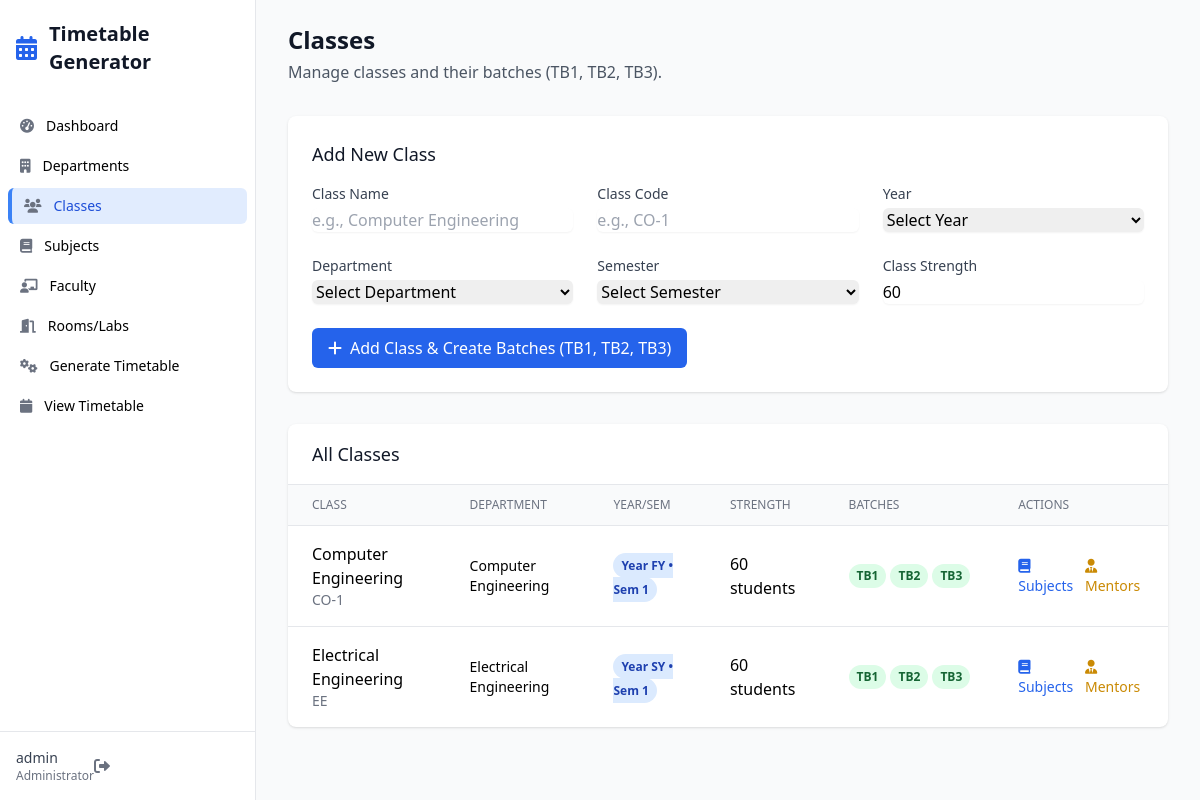
Page /classes (signed in) on the committed database.
### app.py (models this page shows, shortened)
class User(UserMixin, db.Model):
    id = db.Column(db.Integer, primary_key=True)
    username = db.Column(db.String(80), unique=True, nullable=False)
    email = db.Column(db.String(120), unique=True, nullable=False)
    password_hash = db.Column(db.String(200))
    is_admin = db.Column(db.Boolean, default=False)
    created_at = db.Column(db.DateTime, default=datetime.utcnow)

class Class(db.Model):
    id = db.Column(db.Integer, primary_key=True)
    name = db.Column(db.String(50), nullable=False)
    code = db.Column(db.String(20), unique=True, nullable=False)
    year = db.Column(db.String(10), nullable=False)  # FY, SY, TY
    department_id = db.Column(db.Integer, db.ForeignKey('department.id'), nullable=False)
    semester = db.Column(db.Integer, nullable=False)
    strength = db.Column(db.Integer, default=60)
    created_at = db.Column(db.DateTime, default=datetime.utcnow)
    subjects = db.relationship('ClassSubject', backref='class_ref', lazy=True)
    batches = db.relationship('Batch', backref='class_ref', lazy=True)
    timetable = db.relationship('Timetable', backref='class_ref', lazy=True)

class Department(db.Model):
    id = db.Column(db.Integer, primary_key=True)
    code = db.Column(db.String(10), unique=True, nullable=False)
    name = db.Column(db.String(100), nullable=False)
    description = db.Column(db.Text)
    created_at = db.Column(db.DateTime, default=datetime.utcnow)
    classes = db.relationship('Class', backref='department', lazy=True)
    faculty = db.relationship('Faculty', backref='department', lazy=True)

class Batch(db.Model):
    id = db.Column(db.Integer, primary_key=True)
    name = db.Column(db.String(10), nullable=False)  # TB1, TB2, TB3
    code = db.Column(db.String(30), unique=True, nullable=False)
    class_id = db.Column(db.Integer, db.ForeignKey('class.id'), nullable=False)
    mentor_id = db.Column(db.Integer, db.ForeignKey('faculty.id'))
    created_at = db.Column(db.DateTime, default=datetime.utcnow)
    practical_slots = db.relationship('PracticalSlot', backref='batch', lazy=True)

### app.py (the view)
@app.route('/classes')
@login_required
def manage_classes():
    classes = Class.query.all()
    departments = Department.query.all()
    semesters = list(range(1, 7))
    return render_template('classes.html', classes=classes, departments=departments, semesters=semesters)

### app.py (called while the page is built)
@login_manager.user_loader
def load_user(user_id):
    return db.session.get(User, int(user_id))

### templates/classes.html (shortened to what this page needs)
{% extends "base.html" %}
{% block content %}
<div class="mb-8">
    <h2 class="text-2xl font-bold text-gray-900">Classes</h2>
    <p class="mt-1 text-gray-600">Manage classes and their batches (TB1, TB2, TB3).</p>
</div>
<div class="bg-white rounded-lg shadow p-6 mb-8">
    <h3 class="text-lg font-medium text-gray-900 mb-4">Add New Class</h3>
    <form method="POST" action="{{ url_for('add_class') }}">
        <div class="grid grid-cols-1 md:grid-cols-2 lg:grid-cols-3 gap-6">
            <div>
                <label for="name" class="block text-sm font-medium text-gray-700">Class Name</label>
                <input type="text" id="name" name="name" required
                       class="mt-1 block w-full rounded-md border-gray-300 shadow-sm focus:border-primary-500 focus:ring-primary-500"
                       placeholder="e.g., Computer Engineering">
            </div>
            <div>
                <label for="code" class="block text-sm font-medium text-gray-700">Class Code</label>
                <input type="text" id="code" name="code" required
                       class="mt-1 block w-full rounded-md border-gray-300 shadow-sm focus:border-primary-500 focus:ring-primary-500"
                       placeholder="e.g., CO-1">
            </div>
            <div>
                <label for="year" class="block text-sm font-medium text-gray-700">Year</label>
                <select id="year" name="year" required
                        class="mt-1 block w-full rounded-md border-gray-300 shadow-sm focus:border-primary-500 focus:ring-primary-500">
                    <option value="">Select Year</option>
                </select>
            </div>
            <div>
                <label for="department_id" class="block text-sm font-medium text-gray-700">Department</label>
                <select id="department_id" name="department_id" required
                        class="mt-1 block w-full rounded-md border-gray-300 shadow-sm focus:border-primary-500 focus:ring-primary-500">
                    <option value="">Select Department</option>
                </select>
            </div>
            <div>
                <label for="semester" class="block text-sm font-medium text-gray-700">Semester</label>
                <select id="semester" name="semester" required
                        class="mt-1 block w-full rounded-md border-gray-300 shadow-sm focus:border-primary-500 focus:ring-primary-500">
                    <option value="">Select Semester</option>
                </select>
            </div>
            <div>
                <label for="strength" class="block text-sm font-medium text-gray-700">Class Strength</label>
                <input type="number" id="strength" name="strength" value="60"
                       class="mt-1 block w-full rounded-md border-gray-300 shadow-sm focus:border-primary-500 focus:ring-primary-500">
            </div>
        </div>
        <div class="mt-6">
            <button type="submit" class="px-4 py-2 bg-primary-600 text-white rounded-md hover:bg-primary-700">
                <i class="fas fa-plus mr-2"></i>Add Class & Create Batches (TB1, TB2, TB3)
            </button>
        </div>
    </form>
</div>
<div class="bg-white rounded-lg shadow overflow-hidden">
    <div class="px-6 py-4 border-b border-gray-200">
        <h3 class="text-lg font-medium text-gray-900">All Classes</h3>
    </div>
    {% if classes %}
    <div class="overflow-x-auto">
        <table class="min-w-full divide-y divide-gray-200">
            <thead class="bg-gray-50">
                <tr>
                    <th class="px-6 py-3 text-left text-xs font-medium text-gray-500 uppercase">Class</th>
                    <th class="px-6 py-3 text-left text-xs font-medium text-gray-500 uppercase">Department</th>
                    <th class="px-6 py-3 text-left text-xs font-medium text-gray-500 uppercase">Year/Sem</th>
                    <th class="px-6 py-3 text-left text-xs font-medium text-gray-500 uppercase">Strength</th>
                    <th class="px-6 py-3 text-left text-xs font-medium text-gray-500 uppercase">Batches</th>
                    <th class="px-6 py-3 text-left text-xs font-medium text-gray-500 uppercase">Actions</th>
                </tr>
            </thead>
            <tbody class="divide-y divide-gray-200">
                {% for class in classes %}
                <tr>
                    <td class="px-6 py-4">
                        <div class="font-medium">{{ class.name }}</div>
                        <div class="text-sm text-gray-500">{{ class.code }}</div>
                    </td>
                    <td class="px-6 py-4">
                        <div class="text-sm">{{ class.department.name }}</div>
                    </td>
                    <td class="px-6 py-4">
                        <span class="px-2 py-1 text-xs font-semibold rounded-full bg-blue-100 text-blue-800">
                            Year {{ class.year }} • Sem {{ class.semester }}
                        </span>
                    </td>
                    <td class="px-6 py-4">
                        {{ class.strength }} students
                    </td>
                    <td class="px-6 py-4">
                        <div class="flex space-x-1">
                            {% for batch in class.batches[:3] %}
                            <span class="px-2 py-1 text-xs font-semibold rounded-full bg-green-100 text-green-800">
                                {{ batch.name }}
                            </span>
                            {% endfor %}
                        </div>
                    </td>
                    <td class="px-6 py-4">
                        <div class="flex space-x-2">
                            <a href="{{ url_for('manage_class_subjects', class_id=class.id) }}"
                               class="text-primary-600 hover:text-primary-900 text-sm">
                                <i class="fas fa-book mr-1"></i>Subjects
                            </a>
                            <a href="{{ url_for('manage_batch_mentors', class_id=class.id) }}"
                               class="text-yellow-600 hover:text-yellow-900 text-sm">
                                <i class="fas fa-user-tie mr-1"></i>Mentors
                            </a>
                        </div>
                    </td>
                </tr>
                {% endfor %}
            </tbody>
        </table>
    </div>
    {% else %}
    <div class="p-6 text-center text-gray-500">
        No classes found. Add your first class!
    </div>
    {% endif %}
</div>
{% endblock %}

### templates/base.html (shortened to what this page needs)
<!DOCTYPE html>
<html lang="en" class="h-full bg-gray-50">
<head>
    <script src="https://cdn.tailwindcss.com"></script>
    <link href="https://cdnjs.cloudflare.com/ajax/libs/font-awesome/6.0.0/css/all.min.css" rel="stylesheet">
</head>
<body class="h-full">
    {% if current_user.is_authenticated %}
    <div class="min-h-full">
        <div class="hidden lg:fixed lg:inset-y-0 lg:flex lg:w-64 lg:flex-col">
            <div class="flex min-h-0 flex-1 flex-col border-r border-gray-200 bg-white">
                <div class="flex flex-1 flex-col overflow-y-auto pt-5 pb-4">
                    <div class="flex flex-shrink-0 items-center px-4">
                        <i class="fas fa-calendar-alt text-primary-600 text-2xl mr-3"></i>
                        <h1 class="text-xl font-bold text-gray-900">Timetable Generator</h1>
                    </div>
                    <nav class="mt-8 flex-1 space-y-1 px-2">
                        <a href="{{ url_for('dashboard') }}" class="sidebar-link group flex items-center px-3 py-2 text-sm font-medium rounded-md {% if request.endpoint == 'dashboard' %}active{% endif %}">
                            <i class="fas fa-tachometer-alt text-gray-500 mr-3 flex-shrink-0"></i>
                            Dashboard
                        </a>
                        <a href="{{ url_for('manage_departments') }}" class="sidebar-link group flex items-center px-3 py-2 text-sm font-medium rounded-md {% if request.endpoint == 'manage_departments' %}active{% endif %}">
                            <i class="fas fa-building text-gray-500 mr-3 flex-shrink-0"></i>
                            Departments
                        </a>
                        <a href="{{ url_for('manage_classes') }}" class="sidebar-link group flex items-center px-3 py-2 text-sm font-medium rounded-md {% if request.endpoint == 'manage_classes' %}active{% endif %}">
                            <i class="fas fa-users text-gray-500 mr-3 flex-shrink-0"></i>
                            Classes
                        </a>
                        <a href="{{ url_for('manage_subjects') }}" class="sidebar-link group flex items-center px-3 py-2 text-sm font-medium rounded-md {% if request.endpoint == 'manage_subjects' %}active{% endif %}">
                            <i class="fas fa-book text-gray-500 mr-3 flex-shrink-0"></i>
                            Subjects
                        </a>
                        <a href="{{ url_for('manage_faculty') }}" class="sidebar-link group flex items-center px-3 py-2 text-sm font-medium rounded-md {% if request.endpoint == 'manage_faculty' %}active{% endif %}">
                            <i class="fas fa-chalkboard-teacher text-gray-500 mr-3 flex-shrink-0"></i>
                            Faculty
                        </a>
                        <a href="{{ url_for('manage_rooms') }}" class="sidebar-link group flex items-center px-3 py-2 text-sm font-medium rounded-md {% if request.endpoint == 'manage_rooms' %}active{% endif %}">
                            <i class="fas fa-door-open text-gray-500 mr-3 flex-shrink-0"></i>
                            Rooms/Labs
                        </a>
                        <a href="{{ url_for('generate_timetable') }}" class="sidebar-link group flex items-center px-3 py-2 text-sm font-medium rounded-md {% if request.endpoint == 'generate_timetable' %}active{% endif %}">
                            <i class="fas fa-cogs text-gray-500 mr-3 flex-shrink-0"></i>
                            Generate Timetable
                        </a>
                        <a href="{{ url_for('view_timetable') }}" class="sidebar-link group flex items-center px-3 py-2 text-sm font-medium rounded-md {% if request.endpoint == 'view_timetable' %}active{% endif %}">
                            <i class="fas fa-calendar text-gray-500 mr-3 flex-shrink-0"></i>
                            View Timetable
                        </a>
                    </nav>
                </div>
                <div class="flex flex-shrink-0 border-t border-gray-200 p-4">
                    <div class="flex items-center">
                        <div>
                            <p class="text-sm font-medium text-gray-700">{{ current_user.username }}</p>
                            <p class="text-xs text-gray-500">Administrator</p>
                        </div>
                        <a href="{{ url_for('logout') }}" class="ml-auto">
                            <i class="fas fa-sign-out-alt text-gray-500 hover:text-red-500"></i>
                        </a>
                    </div>
                </div>
            </div>
        </div>
        <div class="lg:pl-64">
            <div class="flex flex-col">
                <main class="flex-1">
                    <div class="py-6">
                        <div class="mx-auto max-w-7xl px-4 sm:px-6 lg:px-8">
                            {% block content %}{% endblock %}
                        </div>
                    </div>
                </main>
            </div>
        </div>
    </div>
    {% else %}
        {% block auth_content %}{% endblock %}
    {% endif %}
</body>
</html>

### templates/base.html (style rules this page uses)
.sidebar-link.active { background-color: rgba(59, 130, 246, 0.15); border-left: 4px solid #3b82f6; color: #1d4ed8; }

### rows in the picture
User: username "admin"
Class: name "Computer Engineering", code "CO-1", department.name "Computer Engineering", year "FY", semester "1", strength "60"
Batch: name "TB1"
Batch: name "TB2"
Batch: name "TB3"
Class: name "Electrical Engineering", code "EE", department.name "Electrical Engineering", year "SY", semester "1", strength "60"
Batch: name "TB1"
Batch: name "TB2"
Batch: name "TB3"
